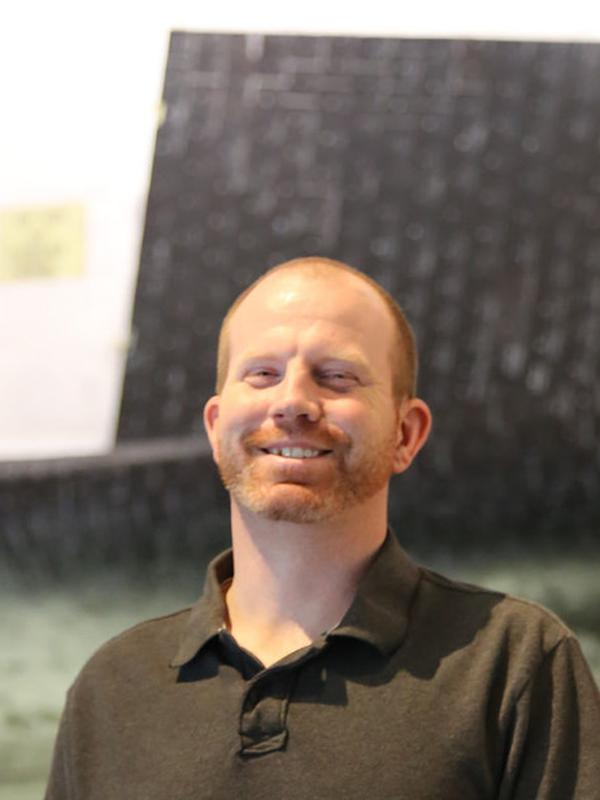
#> input picture original/1803232218-00000079.jpg, 600 x 800 px; its folder holds only this picture in this run
$ python image_processor.py
#> lines starting #> are read from the running program, lines starting #| are printed output that depends on the picture
#> further down, image is the input picture: PIL image 600x800 RGB; mean R, G, B 127, 115.4, 105.7
### utilities.py
from PIL import Image, ImageOps

def convert_image_mode_if_not_rgb(image):
    if image.mode != 'RGB':
        print('Image mode not RGB, converted')
        return image.convert(mode='RGB')
    print('Image mode RGB')
    return image

def pad_image_if_not_square(image):
    if image.height != image.width:
        new_size = max(image.height, image.width)
#> new_size = 800
        delta_w = new_size - image.width
#> delta_w = 200
        delta_h = new_size - image.height
#> delta_h = 0
        padding = (delta_w//2, delta_h//2, delta_w-(delta_w//2), delta_h-(delta_h//2))
#> padding = (100, 0, 100, 0)
        print('Image aspect ratio not 1:1, padded')
        return ImageOps.expand(image, padding)
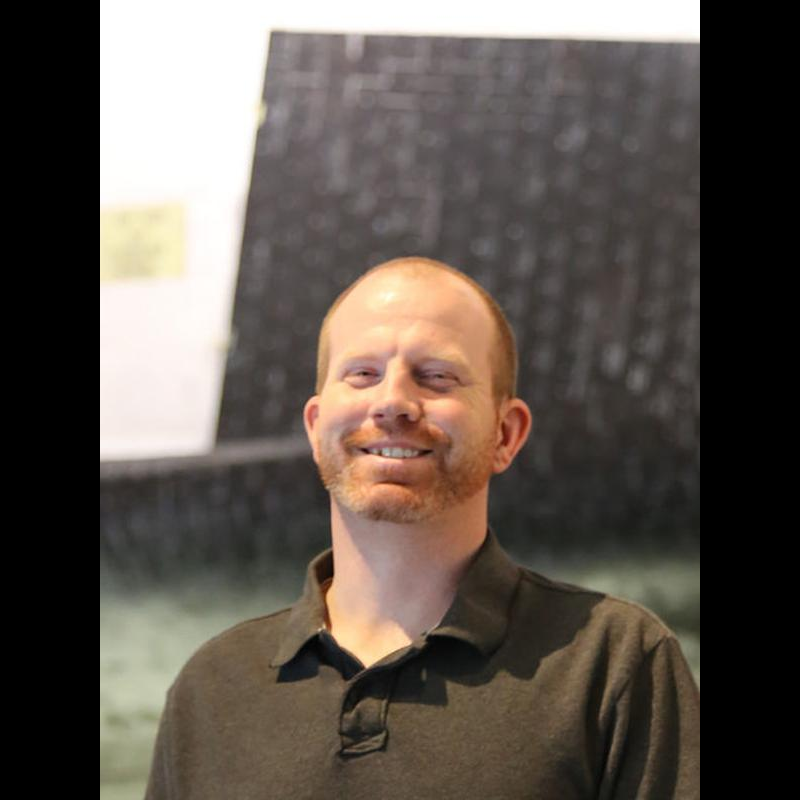
#> returned value: PIL image 800x800 RGB; mean R, G, B 95.2, 86.6, 79.3
    print('Image aspect ratio 1:1')
    return image

def resize_to(image, new_size=(64, 64)):
#> called with new_size = (256, 256)
    if image.size != new_size:
        print('Image resized to {}'.format(new_size))
        return image.resize(new_size)
#> returned value: PIL image 256x256 RGB
    print('Image already the correct size')
    return image

### image_processor.py
import utilities as ut
from os import listdir
from PIL import Image

image_name_list = listdir('original')

target_size = (256, 256)
input_size = (64, 64)
for ind, im in enumerate(image_name_list):
    with Image.open('original/' + im) as image:
        image = ut.convert_image_mode_if_not_rgb(image)
        image = ut.pad_image_if_not_square(image)
        image = ut.resize_to(image, target_size)
        image.save('train_hr/train_hr/' +  '{}.jpg'.format(ind), 'JPEG')
        image = ut.resize_to(image, input_size)
#> call 2 of resize_to, with new_size = (64, 64)
#> in resize_to (call 2), `return image.resize(new_size)`:
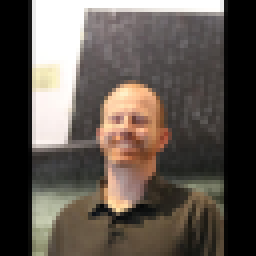
#> returned value: PIL image 64x64 RGB (shown 4 times larger); mean R, G, B 95.2, 86.6, 79.3
        image.save('train_lr/train_lr/' +  '{}.jpg'.format(ind), 'JPEG')

$ run again, on original/1803232218-00000086.jpg
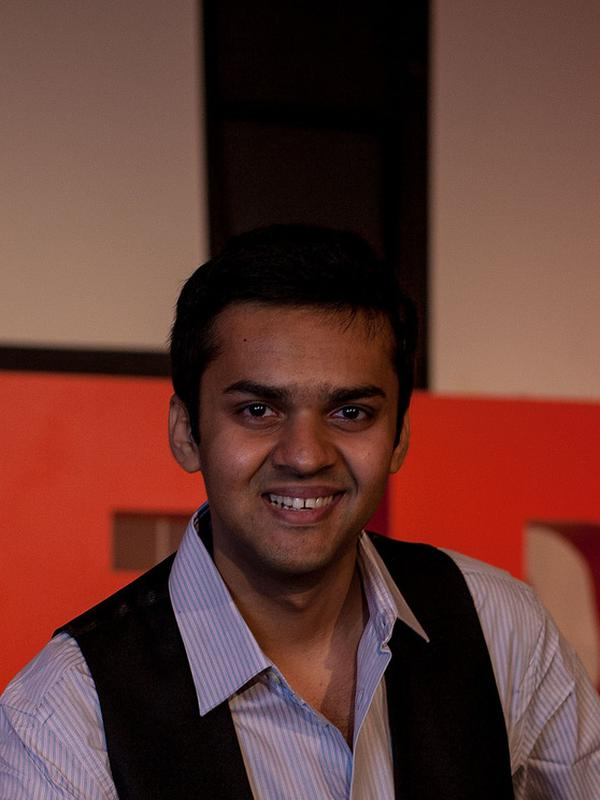
#> input picture original/1803232218-00000086.jpg, 600 x 800 px
#> image is the input picture: PIL image 600x800 RGB; mean R, G, B 99, 57.4, 50.9
#> in pad_image_if_not_square, `return ImageOps.expand(image, padding)`:
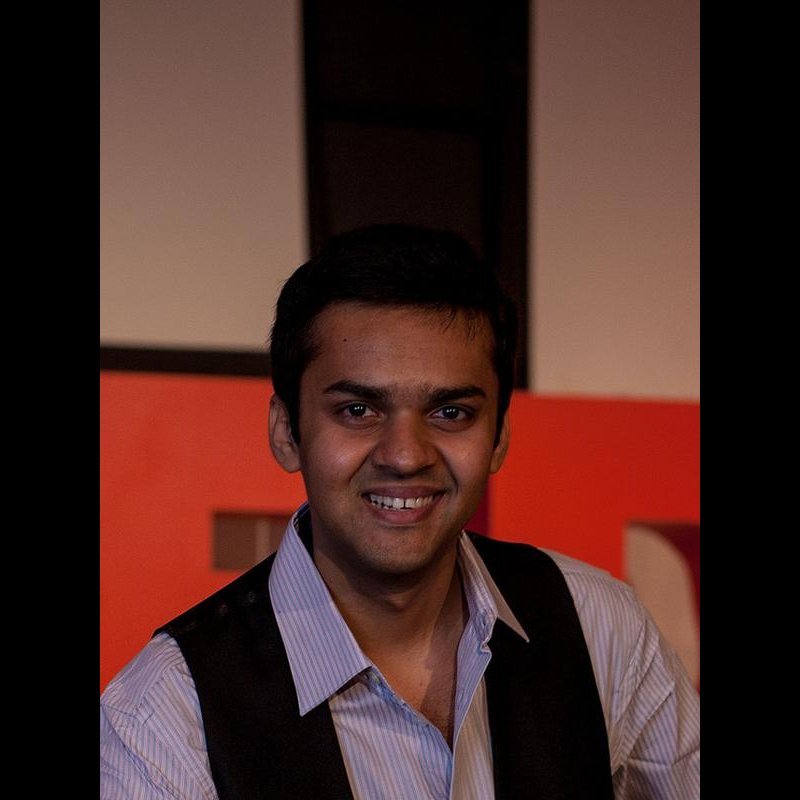
#> returned value: PIL image 800x800 RGB; mean R, G, B 74.2, 43, 38.1
#> in resize_to (call 2), `return image.resize(new_size)`:
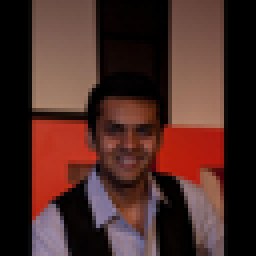
#> returned value: PIL image 64x64 RGB (shown 4 times larger); mean R, G, B 74.3, 43.1, 38.2

$ run again, on original/1803232218-00000080.jpg
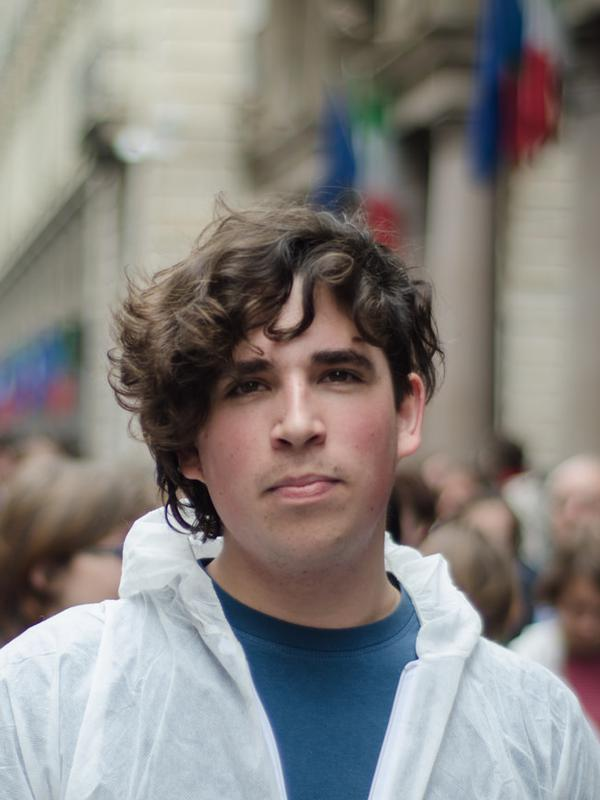
#> input picture original/1803232218-00000080.jpg, 600 x 800 px
#> image is the input picture: PIL image 600x800 RGB; mean R, G, B 134.6, 130.5, 127.4
#> in pad_image_if_not_square, `return ImageOps.expand(image, padding)`:
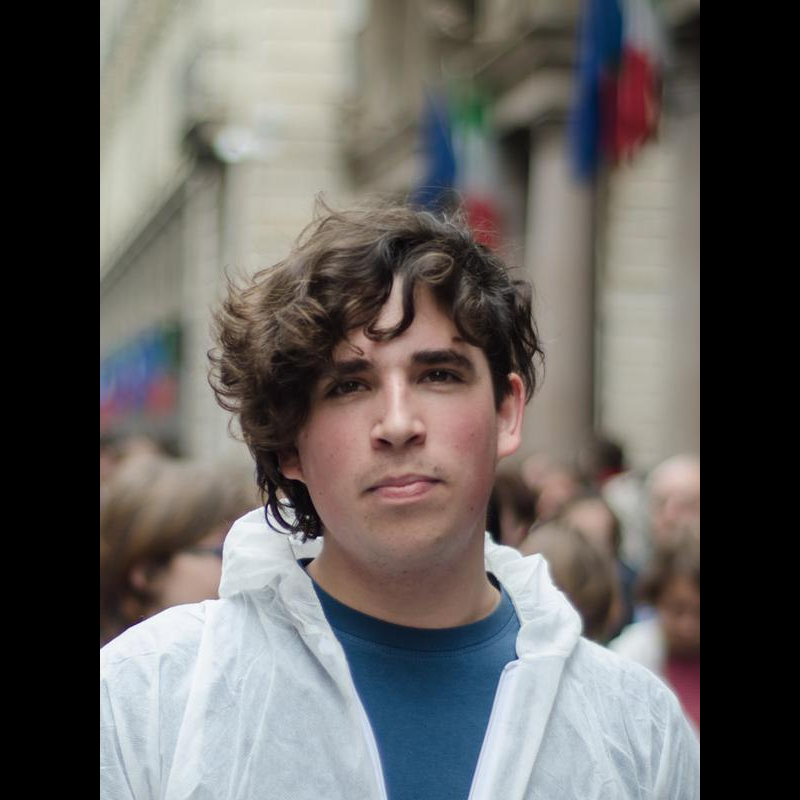
#> returned value: PIL image 800x800 RGB; mean R, G, B 101, 97.9, 95.5
#> in resize_to (call 2), `return image.resize(new_size)`:
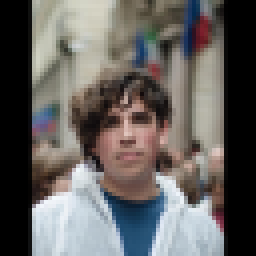
#> returned value: PIL image 64x64 RGB (shown 4 times larger); mean R, G, B 101, 97.9, 95.6

$ run again, on original/1803232218-00000082.jpg
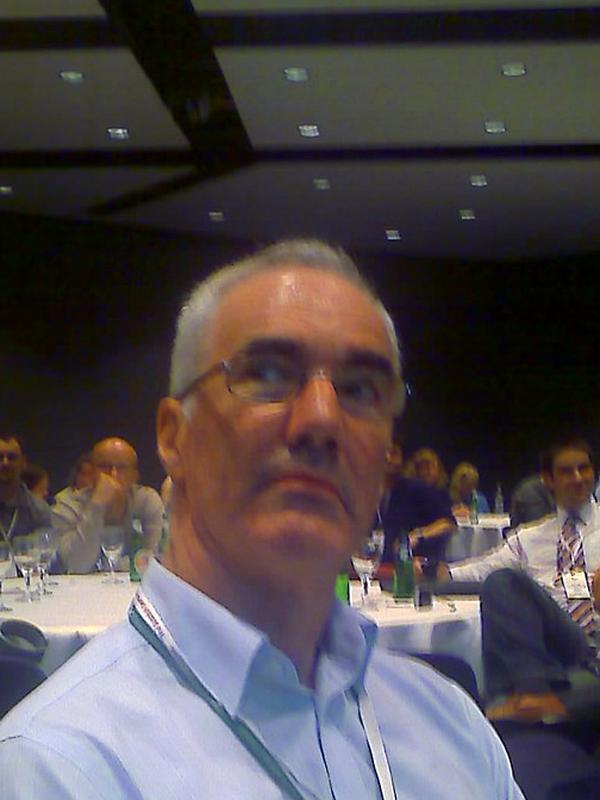
#> input picture original/1803232218-00000082.jpg, 600 x 800 px
#> image is the input picture: PIL image 600x800 RGB; mean R, G, B 81.8, 74.5, 77.3
#> in pad_image_if_not_square, `return ImageOps.expand(image, padding)`:
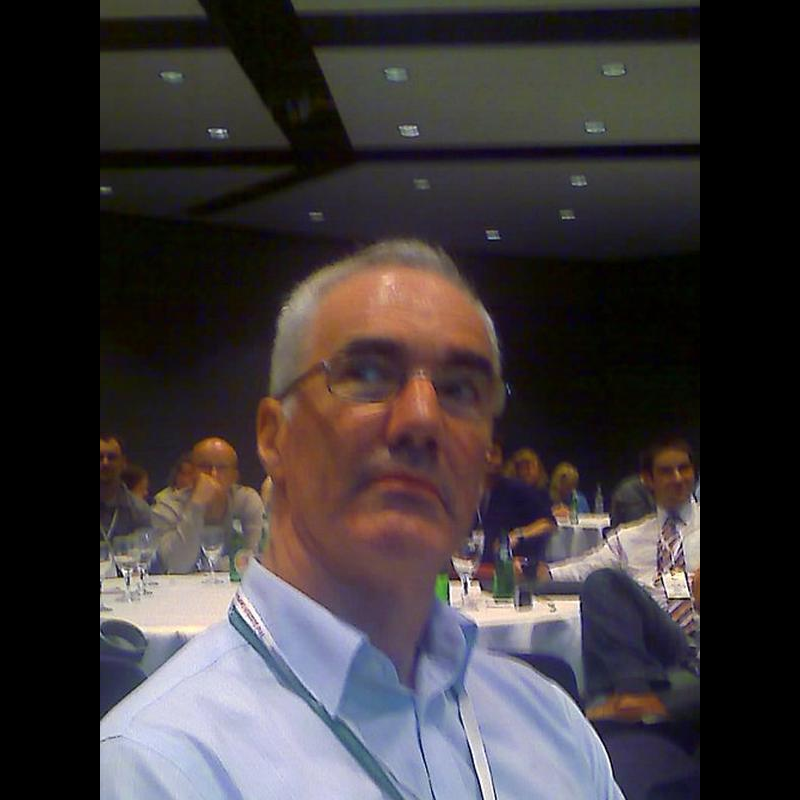
#> returned value: PIL image 800x800 RGB; mean R, G, B 61.4, 55.8, 58
#> in resize_to (call 2), `return image.resize(new_size)`:
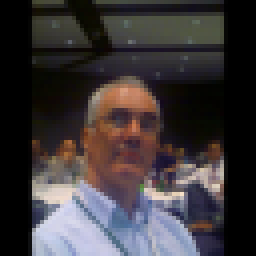
#> returned value: PIL image 64x64 RGB (shown 4 times larger); mean R, G, B 61.4, 55.9, 58

$ run again, on original/1803232218-00000083.jpg
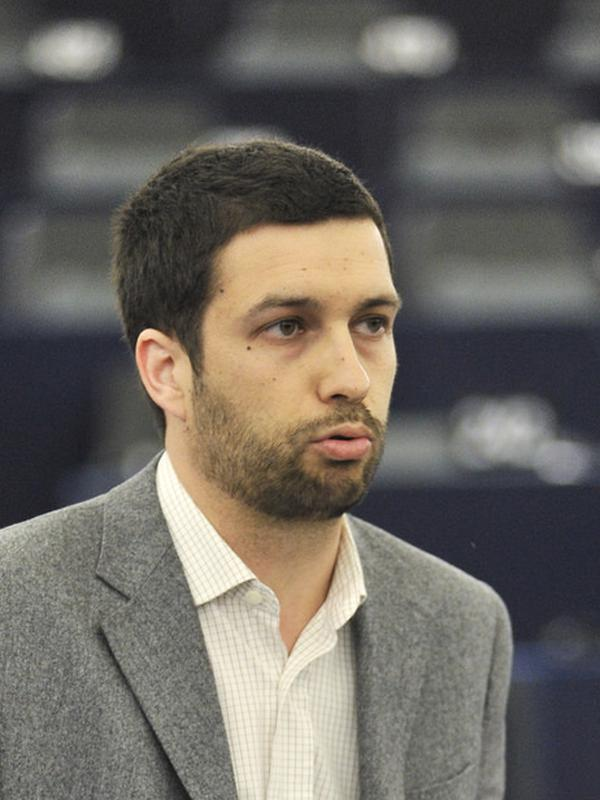
#> input picture original/1803232218-00000083.jpg, 600 x 800 px
#> image is the input picture: PIL image 600x800 RGB; mean R, G, B 107.5, 102.8, 96.5
#> in pad_image_if_not_square, `return ImageOps.expand(image, padding)`:
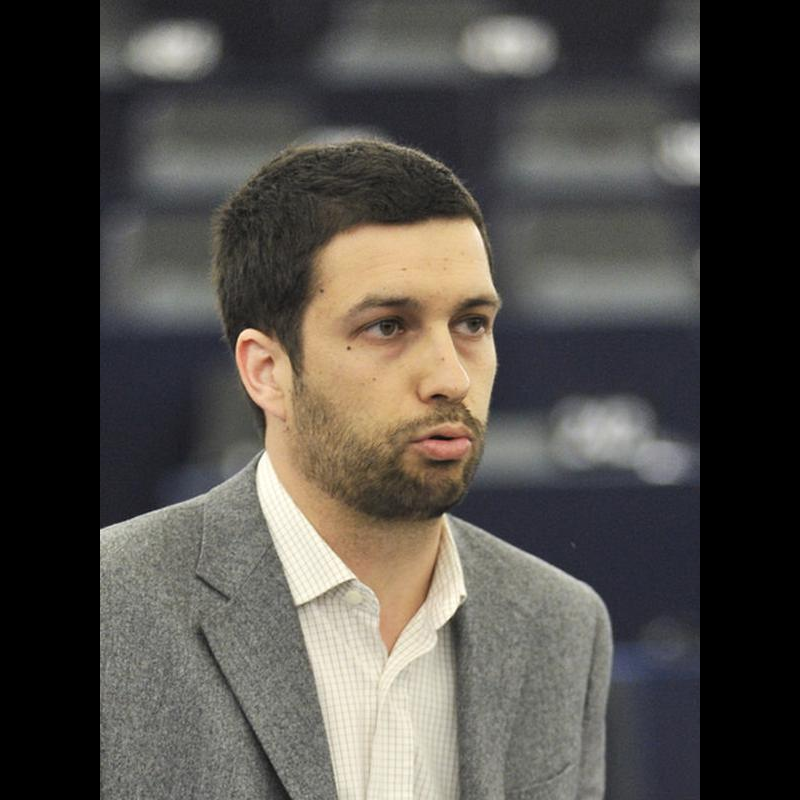
#> returned value: PIL image 800x800 RGB; mean R, G, B 80.6, 77.1, 72.4
#> in resize_to (call 2), `return image.resize(new_size)`:
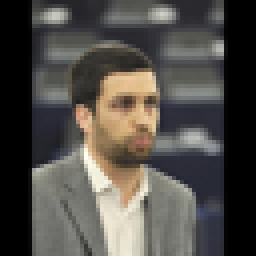
#> returned value: PIL image 64x64 RGB (shown 4 times larger); mean R, G, B 80.6, 77.1, 72.4
